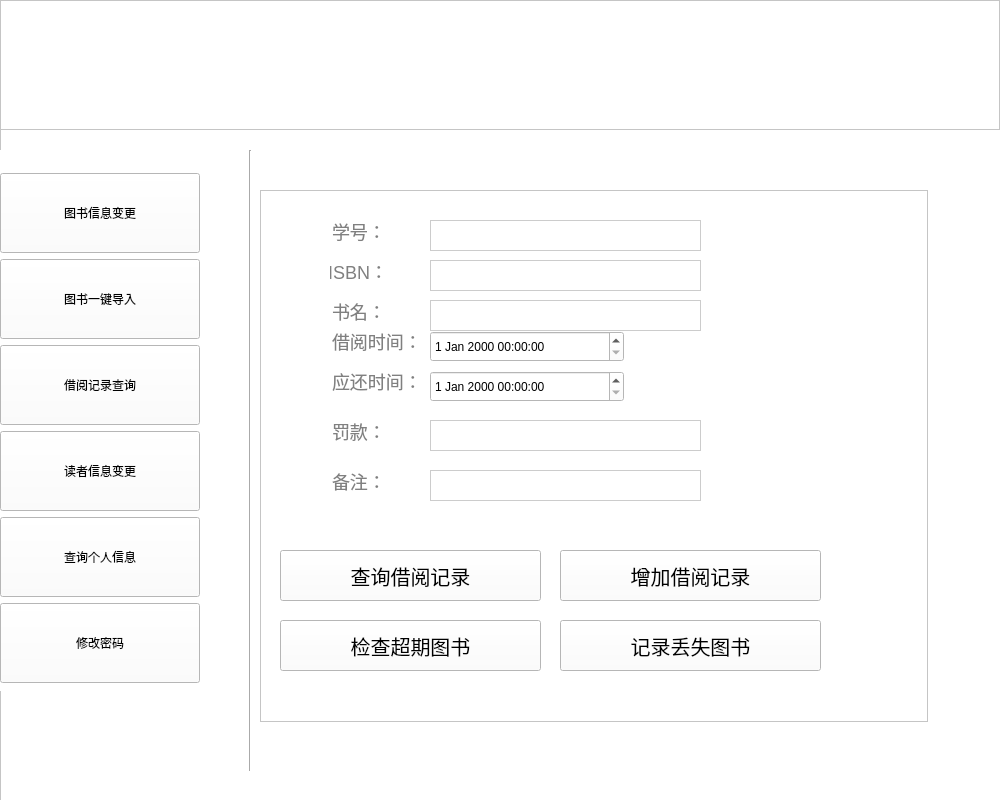
<?xml version="1.0" encoding="UTF-8"?>
<ui version="4.0">
 <class>admin_infoborrow</class>
 <widget class="QWidget" name="admin_infoborrow">
  <property name="geometry">
   <rect>
    <x>0</x>
    <y>0</y>
    <width>1000</width>
    <height>800</height>
   </rect>
  </property>
  <property name="windowTitle">
   <string>Form</string>
  </property>
  <widget class="QFrame" name="frame">
   <property name="geometry">
    <rect>
     <x>0</x>
     <y>0</y>
     <width>1001</width>
     <height>1000</height>
    </rect>
   </property>
   <property name="sizePolicy">
    <sizepolicy hsizetype="Fixed" vsizetype="Expanding">
     <horstretch>0</horstretch>
     <verstretch>0</verstretch>
    </sizepolicy>
   </property>
   <property name="minimumSize">
    <size>
     <width>800</width>
     <height>1000</height>
    </size>
   </property>
   <property name="maximumSize">
    <size>
     <width>100000</width>
     <height>100000</height>
    </size>
   </property>
   <property name="styleSheet">
    <string notr="true">background-color: rgb(255, 255, 255);</string>
   </property>
   <property name="frameShape">
    <enum>QFrame::StyledPanel</enum>
   </property>
   <property name="frameShadow">
    <enum>QFrame::Raised</enum>
   </property>
   <widget class="QGraphicsView" name="Title">
    <property name="geometry">
     <rect>
      <x>0</x>
      <y>0</y>
      <width>1000</width>
      <height>130</height>
     </rect>
    </property>
    <property name="styleSheet">
     <string notr="true">background-image: url(:/image/捕获.PNG);</string>
    </property>
   </widget>
   <widget class="Line" name="line">
    <property name="geometry">
     <rect>
      <x>240</x>
      <y>150</y>
      <width>20</width>
      <height>621</height>
     </rect>
    </property>
    <property name="styleSheet">
     <string notr="true">font: 75 9pt &quot;Adobe Devanagari&quot;;</string>
    </property>
    <property name="orientation">
     <enum>Qt::Vertical</enum>
    </property>
   </widget>
   <widget class="QWidget" name="verticalLayoutWidget_2">
    <property name="geometry">
     <rect>
      <x>0</x>
      <y>150</y>
      <width>202</width>
      <height>541</height>
     </rect>
    </property>
    <layout class="QVBoxLayout" name="verticalLayout_2">
     <property name="spacing">
      <number>3</number>
     </property>
     <property name="topMargin">
      <number>20</number>
     </property>
     <item>
      <widget class="QPushButton" name="pb_alterbook">
       <property name="minimumSize">
        <size>
         <width>200</width>
         <height>80</height>
        </size>
       </property>
       <property name="maximumSize">
        <size>
         <width>200</width>
         <height>80</height>
        </size>
       </property>
       <property name="styleSheet">
        <string notr="true">
font: 16pt &quot;Adobe Devanagari&quot;;
</string>
       </property>
       <property name="text">
        <string>图书信息变更</string>
       </property>
      </widget>
     </item>
     <item>
      <widget class="QPushButton" name="pb_bookimport">
       <property name="minimumSize">
        <size>
         <width>200</width>
         <height>80</height>
        </size>
       </property>
       <property name="maximumSize">
        <size>
         <width>200</width>
         <height>80</height>
        </size>
       </property>
       <property name="styleSheet">
        <string notr="true">font: 16pt &quot;Adobe Devanagari&quot;;</string>
       </property>
       <property name="text">
        <string>图书一键导入</string>
       </property>
      </widget>
     </item>
     <item>
      <widget class="QPushButton" name="pb_infoborrow">
       <property name="minimumSize">
        <size>
         <width>200</width>
         <height>80</height>
        </size>
       </property>
       <property name="maximumSize">
        <size>
         <width>200</width>
         <height>80</height>
        </size>
       </property>
       <property name="styleSheet">
        <string notr="true">font: 16pt &quot;Adobe Devanagari&quot;;</string>
       </property>
       <property name="text">
        <string>借阅记录查询</string>
       </property>
      </widget>
     </item>
     <item>
      <widget class="QPushButton" name="pb_alterreader">
       <property name="minimumSize">
        <size>
         <width>200</width>
         <height>80</height>
        </size>
       </property>
       <property name="maximumSize">
        <size>
         <width>200</width>
         <height>80</height>
        </size>
       </property>
       <property name="styleSheet">
        <string notr="true">font: 16pt &quot;Adobe Devanagari&quot;;</string>
       </property>
       <property name="text">
        <string>读者信息变更</string>
       </property>
      </widget>
     </item>
     <item>
      <widget class="QPushButton" name="pb_queryself">
       <property name="minimumSize">
        <size>
         <width>200</width>
         <height>80</height>
        </size>
       </property>
       <property name="maximumSize">
        <size>
         <width>200</width>
         <height>80</height>
        </size>
       </property>
       <property name="styleSheet">
        <string notr="true">font: 16pt &quot;Adobe Devanagari&quot;;</string>
       </property>
       <property name="text">
        <string>查询个人信息</string>
       </property>
      </widget>
     </item>
     <item>
      <widget class="QPushButton" name="pb_alterpwd">
       <property name="minimumSize">
        <size>
         <width>200</width>
         <height>80</height>
        </size>
       </property>
       <property name="maximumSize">
        <size>
         <width>200</width>
         <height>80</height>
        </size>
       </property>
       <property name="styleSheet">
        <string notr="true">font: 16pt &quot;Adobe Devanagari&quot;;</string>
       </property>
       <property name="text">
        <string>修改密码</string>
       </property>
      </widget>
     </item>
    </layout>
   </widget>
   <widget class="QFrame" name="frame_2">
    <property name="geometry">
     <rect>
      <x>260</x>
      <y>190</y>
      <width>668</width>
      <height>532</height>
     </rect>
    </property>
    <property name="frameShape">
     <enum>QFrame::StyledPanel</enum>
    </property>
    <property name="frameShadow">
     <enum>QFrame::Raised</enum>
    </property>
    <widget class="QLineEdit" name="lineEdit_2">
     <property name="geometry">
      <rect>
       <x>70</x>
       <y>30</y>
       <width>61</width>
       <height>31</height>
      </rect>
     </property>
     <property name="styleSheet">
      <string notr="true">color:#808080;
border:none;
font-size:18px;
font-family:&quot;微软雅黑&quot;;
text-align:left;</string>
     </property>
     <property name="text">
      <string>学号：</string>
     </property>
    </widget>
    <widget class="QLineEdit" name="lineEdit_3">
     <property name="geometry">
      <rect>
       <x>70</x>
       <y>140</y>
       <width>111</width>
       <height>31</height>
      </rect>
     </property>
     <property name="styleSheet">
      <string notr="true">color:#808080;
border:none;
font-size:18px;
font-family:&quot;微软雅黑&quot;;
text-align:left;</string>
     </property>
     <property name="text">
      <string>借阅时间：</string>
     </property>
    </widget>
    <widget class="QLineEdit" name="id">
     <property name="geometry">
      <rect>
       <x>170</x>
       <y>30</y>
       <width>271</width>
       <height>31</height>
      </rect>
     </property>
     <property name="styleSheet">
      <string notr="true">color:#808080;
border:1px solid #cccccc;
font-size:18px;
font-family:&quot;微软雅黑&quot;;
text-align:left;</string>
     </property>
    </widget>
    <widget class="QPushButton" name="pb_queryborrow">
     <property name="geometry">
      <rect>
       <x>20</x>
       <y>360</y>
       <width>261</width>
       <height>51</height>
      </rect>
     </property>
     <property name="sizePolicy">
      <sizepolicy hsizetype="Minimum" vsizetype="Expanding">
       <horstretch>0</horstretch>
       <verstretch>0</verstretch>
      </sizepolicy>
     </property>
     <property name="styleSheet">
      <string notr="true">
font-size:20px;
font-family:&quot;微软雅黑&quot;;
padding-top:5;
padding-bottom:5;</string>
     </property>
     <property name="text">
      <string>查询借阅记录</string>
     </property>
    </widget>
    <widget class="QLineEdit" name="lineEdit_4">
     <property name="geometry">
      <rect>
       <x>70</x>
       <y>70</y>
       <width>61</width>
       <height>31</height>
      </rect>
     </property>
     <property name="styleSheet">
      <string notr="true">color:#808080;
border:none;
font-size:18px;
font-family:&quot;微软雅黑&quot;;
text-align:left;</string>
     </property>
     <property name="text">
      <string>ISBN：</string>
     </property>
    </widget>
    <widget class="QLineEdit" name="isbn">
     <property name="geometry">
      <rect>
       <x>170</x>
       <y>70</y>
       <width>271</width>
       <height>31</height>
      </rect>
     </property>
     <property name="styleSheet">
      <string notr="true">color:#808080;
border:1px solid #cccccc;
font-size:18px;
font-family:&quot;微软雅黑&quot;;
text-align:left;</string>
     </property>
    </widget>
    <widget class="QLineEdit" name="lineEdit_5">
     <property name="geometry">
      <rect>
       <x>70</x>
       <y>180</y>
       <width>111</width>
       <height>31</height>
      </rect>
     </property>
     <property name="styleSheet">
      <string notr="true">color:#808080;
border:none;
font-size:18px;
font-family:&quot;微软雅黑&quot;;
text-align:left;</string>
     </property>
     <property name="text">
      <string>应还时间：</string>
     </property>
    </widget>
    <widget class="QLineEdit" name="lineEdit_6">
     <property name="geometry">
      <rect>
       <x>70</x>
       <y>280</y>
       <width>111</width>
       <height>31</height>
      </rect>
     </property>
     <property name="styleSheet">
      <string notr="true">color:#808080;
border:none;
font-size:18px;
font-family:&quot;微软雅黑&quot;;
text-align:left;</string>
     </property>
     <property name="text">
      <string>备注：</string>
     </property>
    </widget>
    <widget class="QLineEdit" name="notes">
     <property name="geometry">
      <rect>
       <x>170</x>
       <y>280</y>
       <width>271</width>
       <height>31</height>
      </rect>
     </property>
     <property name="styleSheet">
      <string notr="true">color:#808080;
border:1px solid #cccccc;
font-size:18px;
font-family:&quot;微软雅黑&quot;;
text-align:left;</string>
     </property>
    </widget>
    <widget class="QLineEdit" name="lineEdit_7">
     <property name="geometry">
      <rect>
       <x>70</x>
       <y>230</y>
       <width>111</width>
       <height>31</height>
      </rect>
     </property>
     <property name="styleSheet">
      <string notr="true">color:#808080;
border:none;
font-size:18px;
font-family:&quot;微软雅黑&quot;;
text-align:left;</string>
     </property>
     <property name="text">
      <string>罚款：</string>
     </property>
    </widget>
    <widget class="QLineEdit" name="fine">
     <property name="geometry">
      <rect>
       <x>170</x>
       <y>230</y>
       <width>271</width>
       <height>31</height>
      </rect>
     </property>
     <property name="styleSheet">
      <string notr="true">color:#808080;
border:1px solid #cccccc;
font-size:18px;
font-family:&quot;微软雅黑&quot;;
text-align:left;</string>
     </property>
    </widget>
    <widget class="QDateTimeEdit" name="borrowdate">
     <property name="geometry">
      <rect>
       <x>170</x>
       <y>141</y>
       <width>194</width>
       <height>31</height>
      </rect>
     </property>
    </widget>
    <widget class="QDateTimeEdit" name="returndate">
     <property name="geometry">
      <rect>
       <x>170</x>
       <y>181</y>
       <width>194</width>
       <height>31</height>
      </rect>
     </property>
    </widget>
    <widget class="QPushButton" name="pb_alterduebook">
     <property name="geometry">
      <rect>
       <x>20</x>
       <y>430</y>
       <width>261</width>
       <height>51</height>
      </rect>
     </property>
     <property name="sizePolicy">
      <sizepolicy hsizetype="Minimum" vsizetype="Expanding">
       <horstretch>0</horstretch>
       <verstretch>0</verstretch>
      </sizepolicy>
     </property>
     <property name="styleSheet">
      <string notr="true">
font-size:20px;
font-family:&quot;微软雅黑&quot;;
padding-top:5;
padding-bottom:5;</string>
     </property>
     <property name="text">
      <string>检查超期图书</string>
     </property>
    </widget>
    <widget class="QPushButton" name="pb_recordmissing">
     <property name="geometry">
      <rect>
       <x>300</x>
       <y>430</y>
       <width>261</width>
       <height>51</height>
      </rect>
     </property>
     <property name="sizePolicy">
      <sizepolicy hsizetype="Minimum" vsizetype="Expanding">
       <horstretch>0</horstretch>
       <verstretch>0</verstretch>
      </sizepolicy>
     </property>
     <property name="styleSheet">
      <string notr="true">
font-size:20px;
font-family:&quot;微软雅黑&quot;;
padding-top:5;
padding-bottom:5;</string>
     </property>
     <property name="text">
      <string>记录丢失图书</string>
     </property>
    </widget>
    <widget class="QLineEdit" name="lineEdit_9">
     <property name="geometry">
      <rect>
       <x>70</x>
       <y>110</y>
       <width>61</width>
       <height>31</height>
      </rect>
     </property>
     <property name="styleSheet">
      <string notr="true">color:#808080;
border:none;
font-size:18px;
font-family:&quot;微软雅黑&quot;;
text-align:left;</string>
     </property>
     <property name="text">
      <string>书名：</string>
     </property>
    </widget>
    <widget class="QLineEdit" name="bname">
     <property name="geometry">
      <rect>
       <x>170</x>
       <y>110</y>
       <width>271</width>
       <height>31</height>
      </rect>
     </property>
     <property name="styleSheet">
      <string notr="true">color:#808080;
border:1px solid #cccccc;
font-size:18px;
font-family:&quot;微软雅黑&quot;;
text-align:left;</string>
     </property>
    </widget>
    <widget class="QPushButton" name="pb_addborrow">
     <property name="geometry">
      <rect>
       <x>300</x>
       <y>360</y>
       <width>261</width>
       <height>51</height>
      </rect>
     </property>
     <property name="sizePolicy">
      <sizepolicy hsizetype="Minimum" vsizetype="Expanding">
       <horstretch>0</horstretch>
       <verstretch>0</verstretch>
      </sizepolicy>
     </property>
     <property name="styleSheet">
      <string notr="true">
font-size:20px;
font-family:&quot;微软雅黑&quot;;
padding-top:5;
padding-bottom:5;</string>
     </property>
     <property name="text">
      <string>增加借阅记录</string>
     </property>
    </widget>
   </widget>
  </widget>
 </widget>
 <resources/>
 <connections/>
</ui>
